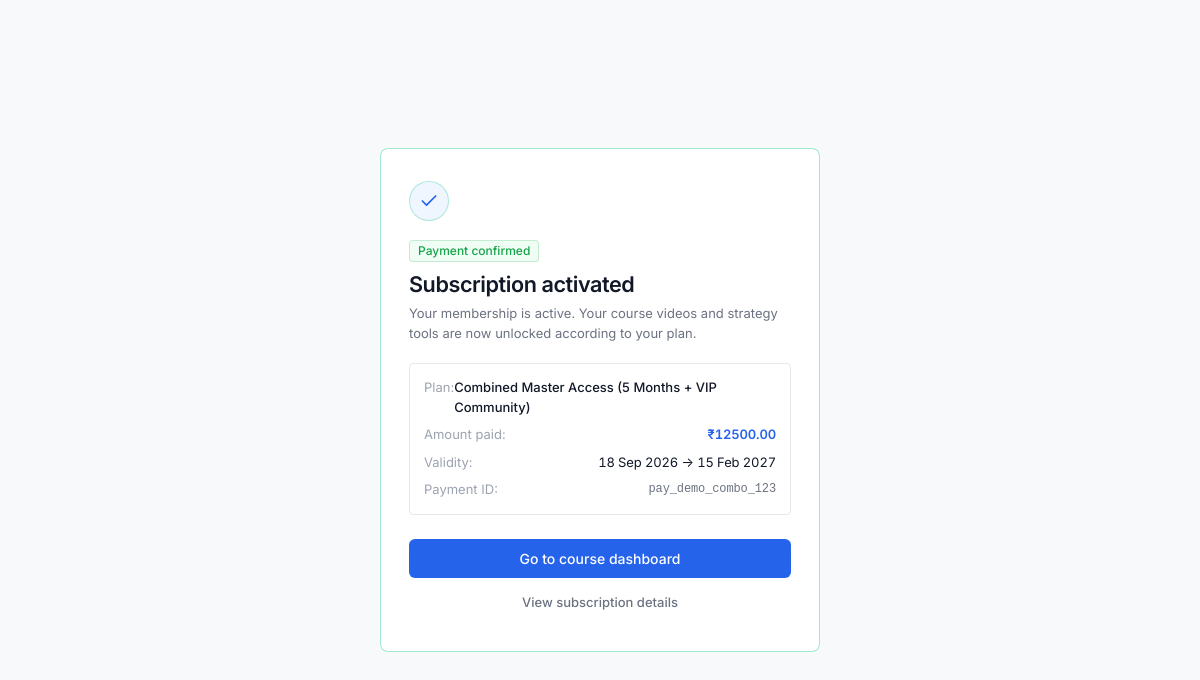
The app's page /subscriptions/success/ (signed in) with its own data.
### subscriptions/models.py (models this page shows, shortened)
class Subscription(models.Model):
    STATUS_CHOICES = [
        ('ACTIVE', 'Active'),
        ('EXPIRED', 'Expired'),
        ('PENDING', 'Pending Verification'),
        ('FAILED', 'Payment Failed'),
        ('CANCELLED', 'Cancelled'),
    ]
    PLAN_TYPE_CHOICES = [
        ('standard', 'Standard Academy (₹5,000)'),
        ('gold_strategy', 'Forex Gold Strategy + Indicator (₹10,000)'),
        ('combo', 'Combined All-Access Bundle (₹12,500)'),
    ]
    user = models.ForeignKey(settings.AUTH_USER_MODEL, on_delete=models.CASCADE, related_name='subscriptions')
    plan_type = models.CharField(max_length=50, choices=PLAN_TYPE_CHOICES, default='combo', db_index=True)
    plan_name = models.CharField(max_length=100, default='All-Access Trading Mastery (2 Months)')
    amount_paid = models.DecimalField(max_digits=10, decimal_places=2, default=5000.00)
    currency = models.CharField(max_length=10, default='INR')
    start_date = models.DateTimeField(default=timezone.now)
    end_date = models.DateTimeField()
    status = models.CharField(max_length=20, choices=STATUS_CHOICES, default='PENDING', db_index=True)
    razorpay_order_id = models.CharField(max_length=100, blank=True, null=True, db_index=True)
    razorpay_payment_id = models.CharField(max_length=100, blank=True, null=True, db_index=True)
    razorpay_signature = models.CharField(max_length=255, blank=True, null=True)
    created_at = models.DateTimeField(auto_now_add=True)
    updated_at = models.DateTimeField(auto_now=True)
    class Meta:
        verbose_name = 'Subscription'
        verbose_name_plural = 'Subscriptions'
        ordering = ['-created_at']
    @property
    def is_currently_active(self):
        return self.status == 'ACTIVE' and self.end_date > timezone.now()

### subscriptions/views.py (the view)
# urls.py: path('success/', views.payment_success_view, name='success'),
@login_required
def payment_success_view(request):
    sub_id = request.GET.get('sub_id')
    subscription = None
    if sub_id:
        subscription = Subscription.objects.filter(id=sub_id, user=request.user).first()
    if not subscription:
        subscription = request.user.active_subscription
    return render(request, 'subscriptions/success.html', {
        'subscription': subscription
    })

### accounts/models.py (called while the page is built)
    @property
    def active_subscription(self):
        return self.subscriptions.filter(
            status='ACTIVE',
            end_date__gt=timezone.now()
        ).order_by('-end_date').first()

### courses/context_processors.py (called while the page is built)
def sidebar_categories(request):
    categories = Category.objects.prefetch_related('subcategories').all().order_by('order', 'name')
    return {
        'sidebar_categories': categories
    }

### subscriptions/context_processors.py (called while the page is built)
def subscription_context(request):
    context = {
        'SUBSCRIPTION_PRICE': getattr(settings, 'SUBSCRIPTION_PRICE', 5000),
        'SUBSCRIPTION_DURATION_DAYS': getattr(settings, 'SUBSCRIPTION_DURATION_DAYS', 60),
        'RAZORPAY_KEY_ID': getattr(settings, 'RAZORPAY_KEY_ID', ''),
        'user_has_active_subscription': False,
        'active_subscription': None,
        'user_has_combo_access': False,
    }
    if request.user.is_authenticated:
        active_sub = request.user.active_subscription
        if active_sub:
            context['user_has_active_subscription'] = True
            context['active_subscription'] = active_sub
        context['user_has_combo_access'] = bool(
            request.user.is_staff or
            request.user.is_superuser or
            (active_sub and active_sub.plan_type == 'combo' and active_sub.is_currently_active)
        )
    return context

### templates/subscriptions/success.html (shortened to what this page needs)
{% extends "base.html" %}
{% load static %}
{% block body_content %}
<div style="min-height: 100vh; display: flex; align-items: center; justify-content: center; padding: 24px; background-color: var(--bg-app);">
  <div style="max-width: 440px; width: 100%;">
    <div class="card" style="padding: 32px 28px; border-color: rgba(22, 199, 132, 0.4);">
      <div style="width: 40px; height: 40px; border-radius: 50%; background-color: var(--accent-primary-subtle); border: 1px solid rgba(22, 199, 132, 0.3); display: flex; align-items: center; justify-content: center; margin-bottom: 16px; color: var(--accent-primary);">
        <i data-lucide="check" style="width: 20px; height: 20px;"></i>
      </div>
      <span class="badge badge-green" style="margin-bottom: 8px;">Payment confirmed</span>
      <h1 style="font-size: 1.35rem; color: var(--text-primary); margin-bottom: 6px;">Subscription activated</h1>
      <p style="color: var(--text-secondary); font-size: 0.8125rem; margin-bottom: 20px;">
        Your membership is active. Your course videos and strategy tools are now unlocked according to your plan.
      </p>
      <div style="background-color: var(--bg-sidebar); border: 1px solid var(--border-subtle); border-radius: var(--radius-xs); padding: 14px; margin-bottom: 24px; font-size: 0.8125rem;">
        <div style="display: flex; justify-content: space-between; margin-bottom: 8px;">
          <span style="color: var(--text-muted);">Plan:</span>
          <span style="color: var(--text-primary); font-weight: 500;">{{ subscription.plan_name|default:"All-Access 2-Month Plan" }}</span>
        </div>
        <div style="display: flex; justify-content: space-between; margin-bottom: 8px;">
          <span style="color: var(--text-muted);">Amount paid:</span>
          <span class="num" style="color: var(--accent-primary); font-weight: 600;">₹{{ subscription.amount_paid|default:"5000.00" }}</span>
        </div>
        <div style="display: flex; justify-content: space-between; margin-bottom: 8px;">
          <span style="color: var(--text-muted);">Validity:</span>
          <span class="num" style="color: var(--text-primary);">{{ subscription.start_date|date:"d M Y" }} &rarr; {{ subscription.end_date|date:"d M Y" }}</span>
        </div>
        <div style="display: flex; justify-content: space-between;">
          <span style="color: var(--text-muted);">Payment ID:</span>
          <code class="num" style="color: var(--text-secondary); font-size: 0.75rem;">{{ subscription.razorpay_payment_id|default:"pay_sim_success" }}</code>
        </div>
      </div>
      <div style="display: flex; flex-direction: column; gap: 8px;">
        <a href="{% url 'courses:dashboard' %}" class="btn btn-primary btn-block" id="enterDashboardBtn">
          Go to course dashboard
        </a>
        <a href="{% url 'subscriptions:my_subscription' %}" class="btn btn-ghost btn-block btn-sm">
          View subscription details
        </a>
      </div>
    </div>
  </div>
</div>
{% endblock %}

### static/css/main.css (style rules this page uses)
:root { --bg-app: #f8f9fb; --bg-sidebar: #ffffff; --bg-surface: #ffffff; --bg-surface-hover: #f9fafb; --bg-elevated: #ffffff; --bg-input: #ffffff; --border-subtle: #e5e7eb; --border-muted: #d1d5db; --border-focus: #2563eb; --text-primary: #111827; --text-secondary: #6b7280; --text-muted: #9ca3af; --accent-primary: #2563eb; --accent-primary-hover: #1d4ed8; --accent-primary-subtle: #eff6ff; --accent-success: #16a34a; --accent-success-subtle: #f0fdf4; --accent-danger: #dc2626; --accent-danger-subtle: #fef2f2; --accent-warning: #d97706; --accent-warning-subtle: #fffbeb; --radius-xs: 4px; --radius-sm: 6px; --radius-md: 8px; --radius-lg: 10px; --font-sans: 'Inter', -apple-system, BlinkMacSystemFont, 'Segoe UI', Roboto, sans-serif; --sidebar-width: 240px; --header-height: 56px; }
*, *::before, *::after { box-sizing: border-box; margin: 0; padding: 0; }
body { font-family: var(--font-sans); background-color: var(--bg-app); color: var(--text-primary); min-height: 100vh; line-height: 1.5; -webkit-font-smoothing: antialiased; -moz-osx-font-smoothing: grayscale; }
.num, .tabular, .price-figure, .metric-value, .timestamp, .duration { font-variant-numeric: tabular-nums; letter-spacing: -0.01em; }
h1, h2, h3, h4, h5, h6 { color: var(--text-primary); font-weight: 600; letter-spacing: -0.02em; line-height: 1.3; }
p { color: var(--text-secondary); }
a { color: var(--accent-primary); text-decoration: none; }
.card { background-color: var(--bg-surface); border: 1px solid var(--border-subtle); border-radius: var(--radius-md); padding: 24px; }
.btn { display: inline-flex; align-items: center; justify-content: center; gap: 8px; padding: 8px 16px; font-size: 0.875rem; font-weight: 500; font-family: inherit; border-radius: var(--radius-sm); border: 1px solid transparent; cursor: pointer; text-decoration: none; transition: background-color 0.12s ease, border-color 0.12s ease, color 0.12s ease; white-space: nowrap; }
.btn-primary { background-color: var(--accent-primary); color: #ffffff; font-weight: 500; border: 1px solid transparent; }
.btn-ghost { background-color: transparent; color: var(--text-secondary); border: 1px solid transparent; }
.btn-sm { padding: 6px 12px; font-size: 0.8125rem; }
.btn-block { width: 100%; }
.badge { display: inline-flex; align-items: center; gap: 5px; padding: 2px 8px; font-size: 0.75rem; font-weight: 500; border-radius: var(--radius-xs); line-height: 1.4; }
.badge-green { background-color: var(--accent-success-subtle); color: var(--accent-success); border: 1px solid rgba(22, 163, 74, 0.2); }

### records on screen
Subscription: plan_name "Combined Master Access (5 Months + VIP Community)", amount_paid "12500.00", start_date "18 Sep 2026", end_date "15 Feb 2027", razorpay_payment_id "pay_demo_combo_123"
